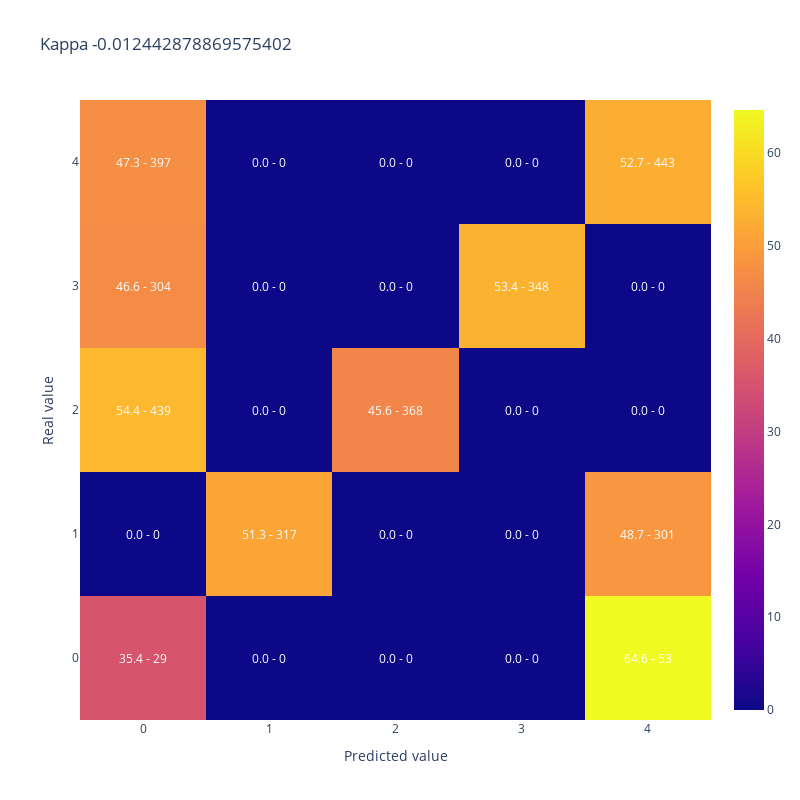

Source (notebook cell):
### Code cell
#A modo de ejemplo muestro kappa y matriz de confusion para 50% de aciertos donde los errores quedan lejos de la clase correcta
y_simulado_lejos = [y_test.iloc[sample] if random_list[sample]<50/100 else y_lejos[sample] for sample in range(len(y_test))]

display(plot_confusion_matrix(y_test,y_simulado_lejos, 
                              title = "Kappa " + str(cohen_kappa_score(y_test,y_simulado_lejos, weights = 'quadratic'))))

### Figure 1 — Plotly figure (JSON) as saved in the notebook; plotly's stock layout.template omitted (floating-point values rounded to 4 significant figures)
{"data": [{"type": "heatmap", "x": [0, 1, 2, 3, 4], "y": [0, 1, 2, 3, 4], "z": [[35.37, 0.0, 0.0, 0.0, 64.63], [0.0, 51.29, 0.0, 0.0, 48.71], [54.4, 0.0, 45.6, 0.0, 0.0], [46.63, 0.0, 0.0, 53.37, 0.0], [47.26, 0.0, 0.0, 0.0, 52.74]]}], "layout": {"annotations": [{"font": {"color": "white"}, "showarrow": false, "text": "35.4 - 29", "x": 0, "xref": "x", "y": 0, "yref": "y"}, {"font": {"color": "white"}, "showarrow": false, "text": "0.0 - 0", "x": 1, "xref": "x", "y": 0, "yref": "y"}, {"font": {"color": "white"}, "showarrow": false, "text": "0.0 - 0", "x": 2, "xref": "x", "y": 0, "yref": "y"}, {"font": {"color": "white"}, "showarrow": false, "text": "0.0 - 0", "x": 3, "xref": "x", "y": 0, "yref": "y"}, {"font": {"color": "white"}, "showarrow": false, "text": "64.6 - 53", "x": 4, "xref": "x", "y": 0, "yref": "y"}, {"font": {"color": "white"}, "showarrow": false, "text": "0.0 - 0", "x": 0, "xref": "x", "y": 1, "yref": "y"}, {"font": {"color": "white"}, "showarrow": false, "text": "51.3 - 317", "x": 1, "xref": "x", "y": 1, "yref": "y"}, {"font": {"color": "white"}, "showarrow": false, "text": "0.0 - 0", "x": 2, "xref": "x", "y": 1, "yref": "y"}, {"font": {"color": "white"}, "showarrow": false, "text": "0.0 - 0", "x": 3, "xref": "x", "y": 1, "yref": "y"}, {"font": {"color": "white"}, "showarrow": false, "text": "48.7 - 301", "x": 4, "xref": "x", "y": 1, "yref": "y"}, {"font": {"color": "white"}, "showarrow": false, "text": "54.4 - 439", "x": 0, "xref": "x", "y": 2, "yref": "y"}, {"font": {"color": "white"}, "showarrow": false, "text": "0.0 - 0", "x": 1, "xref": "x", "y": 2, "yref": "y"}, {"font": {"color": "white"}, "showarrow": false, "text": "45.6 - 368", "x": 2, "xref": "x", "y": 2, "yref": "y"}, {"font": {"color": "white"}, "showarrow": false, "text": "0.0 - 0", "x": 3, "xref": "x", "y": 2, "yref": "y"}, {"font": {"color": "white"}, "showarrow": false, "text": "0.0 - 0", "x": 4, "xref": "x", "y": 2, "yref": "y"}, {"font": {"color": "white"}, "showarrow": false, "text": "46.6 - 304", "x": 0, "xref": "x", "y": 3, "yref": "y"}, {"font": {"color": "white"}, "showarrow": false, "text": "0.0 - 0", "x": 1, "xref": "x", "y": 3, "yref": "y"}, {"font": {"color": "white"}, "showarrow": false, "text": "0.0 - 0", "x": 2, "xref": "x", "y": 3, "yref": "y"}, {"font": {"color": "white"}, "showarrow": false, "text": "53.4 - 348", "x": 3, "xref": "x", "y": 3, "yref": "y"}, {"font": {"color": "white"}, "showarrow": false, "text": "0.0 - 0", "x": 4, "xref": "x", "y": 3, "yref": "y"}, {"font": {"color": "white"}, "showarrow": false, "text": "47.3 - 397", "x": 0, "xref": "x", "y": 4, "yref": "y"}, {"font": {"color": "white"}, "showarrow": false, "text": "0.0 - 0", "x": 1, "xref": "x", "y": 4, "yref": "y"}, {"font": {"color": "white"}, "showarrow": false, "text": "0.0 - 0", "x": 2, "xref": "x", "y": 4, "yref": "y"}, {"font": {"color": "white"}, "showarrow": false, "text": "0.0 - 0", "x": 3, "xref": "x", "y": 4, "yref": "y"}, {"font": {"color": "white"}, "showarrow": false, "text": "52.7 - 443", "x": 4, "xref": "x", "y": 4, "yref": "y"}], "height": 800, "title": {"text": "Kappa -0.012442878869575402"}, "width": 800, "xaxis": {"title": {"text": "Predicted value"}}, "yaxis": {"title": {"text": "Real value"}}}}
